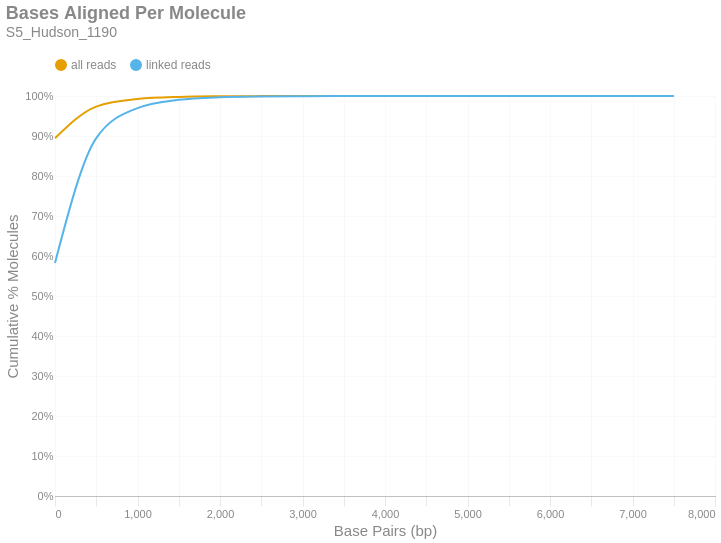

The cell this chart's notebook holds for it:
### Markdown cell above
### Bases Aligned Per Molecule
This is a cumulative frequency distribution showing the number of base pairs aligned per unique molecule. These data are shown in 500 bp bins. There are two distributions: one with `all reads` (yellow) and another with only `linked reads` (blue). The percent of molecules in the `linked reads` distribution is relative to the total number of linked molecules.

### Code cell
if SKIPLR:
    print_html(f"Skipped")
else:
    binned_df = consolidated_hist(valids['aligned_bp'], mask, 500, True)
    with SafeRender(binned_df):
        (
            density_plot(binned_df, 'Bases Aligned Per Molecule', samplename, 'basesper')
            .encode(
                x=alt.X('bin:Q', title="Base Pairs (bp)").axis(tickMinStep=500).scale(padding=0),
                y=alt.Y('value:Q', title='Cumulative % Molecules')
                    .axis(format='%')
                    .scale(domain = [0,1])
                    .stack(False),
                color=alt.Color("key:N").scale(domain = ["all reads", "linked reads"]),
                tooltip = [
                    alt.Tooltip("key:N", title = "Data Type"),
                    alt.Tooltip("range_label:N", title="Bases Aligned Per Molecule"),
                    alt.Tooltip("value:Q", format = ".2%", title="% Molecules (Cum.)")
                ]
            )
        ).display()

### Figure 1 — Vega-Lite specification as saved in the notebook (floating-point values rounded to 4 significant figures)
{"width": "container", "height": 400, "config": {"title": {"anchor": "start", "dy": -15, "fontSize": 18, "color": "#888888", "subtitleColor": "#888888", "subtitleFontSize": 14}, "arc": {"fill": "#0072B2"}, "axis": {"domainColor": "#888888", "domainWidth": 0.5, "gridWidth": 0.2, "grid": false, "titleFontWeight": 400, "titleFontSize": 15, "labelFontSize": 11, "labelColor": "#888888", "tickColor": "#888888", "tickWidth": 0.2, "titleColor": "#888888"}, "axisBand": {"grid": false}, "axisX": {"grid": true, "tickSize": 10, "domainCap": "round"}, "axisY": {"domain": false, "grid": true, "tickSize": 0, "domainCap": "round"}, "background": "transparent", "header": {"labelFontSize": 15, "labelColor": "#888888", "titleFontSize": 15, "titleFontWeight": 600, "titleColor": "#888888"}, "legend": {"labelFont": "sans-serif", "labelFontSize": 12, "labelColor": "#888888", "symbolSize": 100, "symbolType": "circle", "titleFontSize": 12, "titlePadding": 10, "titleColor": "#888888", "title": null, "orient": "top"}, "range": {"category": ["#E69F00", "#56B4E9", "#009E73", "#F0E442", "#0072B2", "#D55E00", "#CC79A7", "#000000"], "diverging": ["#cfe8f3", "#a2d4ec", "#73bfe2", "#46abdb", "#1696d2", "#12719e"]}, "area": {"fill": "#0072B2", "fillOpacity": 0.7, "line": true, "strokeOpacity": 0.7}, "line": {"color": "#0072B2", "stroke": "#0072B2", "strokeWidth": 2}, "trail": {"color": "#0072B2", "stroke": "#0072B2", "strokeWidth": 0, "size": 1}, "point": {"filled": true, "fillOpacity": 1.0, "size": 95}, "text": {"color": "#888888", "fontSize": 11, "align": "right", "fontWeight": 400, "size": 11}, "bar": {"fill": "#0072B2", "stroke": null}, "view": {"stroke": null, "continuousWidth": 660, "continuousHeight": 400}}, "data": {"name": "data-76d671d4b5fe3a18bd6df9da715d4e7b"}, "mark": {"type": "line", "interpolate": "monotone", "point": {"opacity": 0, "size": 275}}, "encoding": {"color": {"field": "key", "scale": {"domain": ["all reads", "linked reads"]}, "type": "nominal"}, "tooltip": [{"field": "key", "title": "Data Type", "type": "nominal"}, {"field": "range_label", "title": "Bases Aligned Per Molecule", "type": "nominal"}, {"field": "value", "format": ".2%", "title": "% Molecules (Cum.)", "type": "quantitative"}], "x": {"axis": {"tickMinStep": 500}, "field": "bin", "scale": {"padding": 0}, "title": "Base Pairs (bp)", "type": "quantitative"}, "y": {"axis": {"format": "%"}, "field": "value", "scale": {"domain": [0, 1]}, "stack": false, "title": "Cumulative % Molecules", "type": "quantitative"}}, "params": [{"name": "param_c36ac31b6afebe62", "select": {"type": "point", "fields": ["key"]}, "bind": "legend"}], "title": {"text": "Bases Aligned Per Molecule", "subtitle": "S5_Hudson_1190"}, "transform": [{"fold": ["all reads (cumsum)", "linked reads (cumsum)"]}, {"calculate": "replace(datum.key, ' (cumsum)', '')", "as": "key"}, {"filter": {"param": "param_c36ac31b6afebe62"}}], "usermeta": {"embedOptions": {"downloadFileName": "S5_Hudson_1190.basesper"}}, "$schema": "https://vega.github.io/schema/vega-lite/v6.1.0.json", "datasets": {"data-76d671d4b5fe3a18bd6df9da715d4e7b": [{"bin": "0.0", "interval": "0.0-500.0", "all reads": 0.8945, "linked reads": 0.5828, "all reads (cumsum)": 0.8945, "linked reads (cumsum)": 0.5828, "range_label": "0-499"}, {"bin": "500.0", "interval": "500.0-1000.0", "all reads": 0.07906, "linked reads": 0.312, "all reads (cumsum)": 0.9736, "linked reads (cumsum)": 0.8948, "range_label": "500-999"}, {"bin": "1000.0", "interval": "1000.0-1500.0", "all reads": 0.01885, "linked reads": 0.075, "all reads (cumsum)": 0.9924, "linked reads (cumsum)": 0.9698, "range_label": "1000-1499"}, {"bin": "1500.0", "interval": "1500.0-2000.0", "all reads": 0.00521, "linked reads": 0.02076, "all reads (cumsum)": 0.9976, "linked reads (cumsum)": 0.9905, "range_label": "1500-1999"}, {"bin": "2000.0", "interval": "2000.0-2500.0", "all reads": 0.001608, "linked reads": 0.006407, "all reads (cumsum)": 0.9992, "linked reads (cumsum)": 0.9969, "range_label": "2000-2499"}, {"bin": "2500.0", "interval": "2500.0-3000.0", "all reads": 0.0004896, "linked reads": 0.001951, "all reads (cumsum)": 0.9997, "linked reads (cumsum)": 0.9989, "range_label": "2500-2999"}, {"bin": "3000.0", "interval": "3000.0-3500.0", "all reads": 0.0001644, "linked reads": 0.000655, "all reads (cumsum)": 0.9999, "linked reads (cumsum)": 0.9996, "range_label": "3000-3499"}, {"bin": "3500.0", "interval": "3500.0-4000.0", "all reads": 6.293e-05, "linked reads": 0.0002508, "all reads (cumsum)": 1.0, "linked reads (cumsum)": 0.9998, "range_label": "3500-3999"}, {"bin": "4000.0", "interval": "4000.0-4500.0", "all reads": 2.682e-05, "linked reads": 0.0001069, "all reads (cumsum)": 1.0, "linked reads (cumsum)": 0.9999, "range_label": "4000-4499"}, {"bin": "4500.0", "interval": "4500.0-5000.0", "all reads": 1.115e-05, "linked reads": 4.444e-05, "all reads (cumsum)": 1.0, "linked reads (cumsum)": 1.0, "range_label": "4500-4999"}, {"bin": "5000.0", "interval": "5000.0-5500.0", "all reads": 6.107e-06, "linked reads": 2.434e-05, "all reads (cumsum)": 1.0, "linked reads (cumsum)": 1.0, "range_label": "5000-5499"}, {"bin": "5500.0", "interval": "5500.0-6000.0", "all reads": 1.593e-06, "linked reads": 6.349e-06, "all reads (cumsum)": 1.0, "linked reads (cumsum)": 1.0, "range_label": "5500-5999"}, {"bin": "6000.0", "interval": "6000.0-6500.0", "all reads": 2.124e-06, "linked reads": 8.465e-06, "all reads (cumsum)": 1.0, "linked reads (cumsum)": 1.0, "range_label": "6000-6499"}, {"bin": "6500.0", "interval": "6500.0-7000.0", "all reads": 1.062e-06, "linked reads": 4.233e-06, "all reads (cumsum)": 1.0, "linked reads (cumsum)": 1.0, "range_label": "6500-6999"}, {"bin": "7000.0", "interval": "7000.0-7500.0", "all reads": 0.0, "linked reads": 0.0, "all reads (cumsum)": 1.0, "linked reads (cumsum)": 1.0, "range_label": "7000-7499"}, {"bin": "7500.0", "interval": "7500.0-8000.0", "all reads": 2.655e-07, "linked reads": 1.058e-06, "all reads (cumsum)": 1.0, "linked reads (cumsum)": 1.0, "range_label": "7500-7999"}]}}
